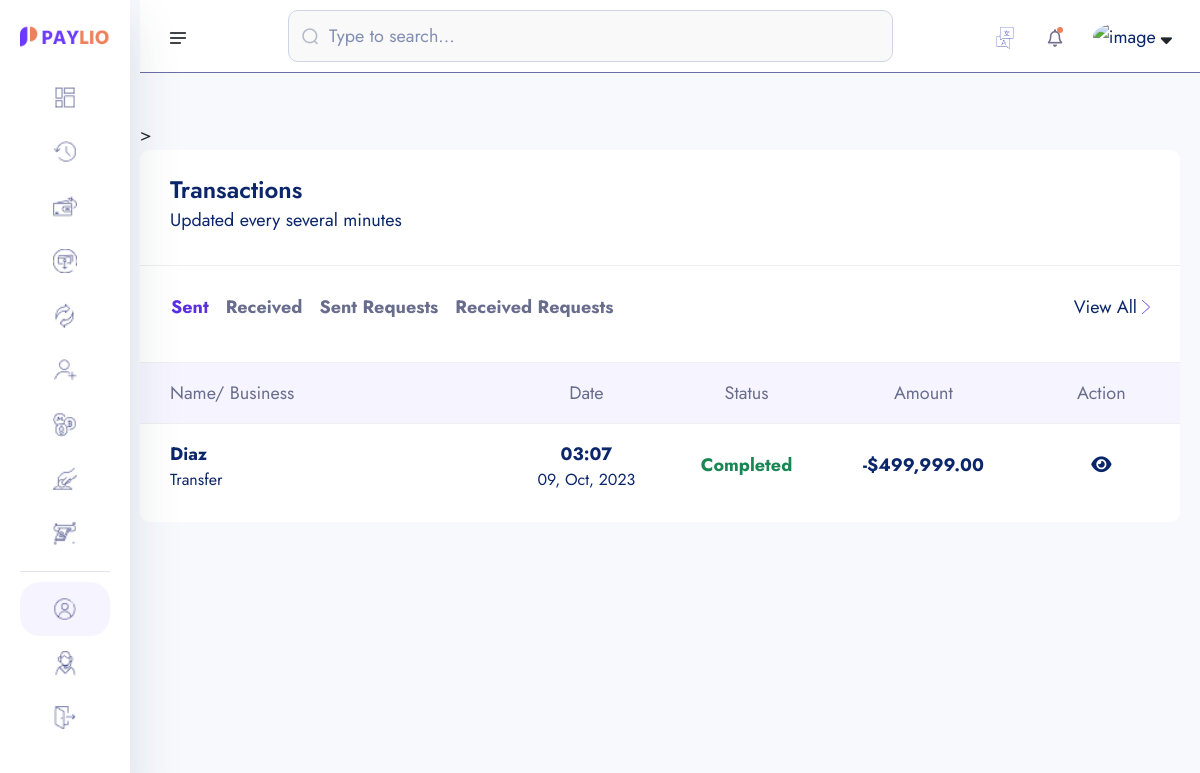
The app's page /transactions/ (signed in) with its own data.
### core/models.py (models this page shows, shortened)
class Transaction(models.Model):
    transaction_id = ShortUUIDField(unique=True, length=15, max_length=20, prefix="TRN")
    user = models.ForeignKey(User, on_delete=models.SET_NULL, null=True, related_name="user")
    amount = models.DecimalField(max_digits=12, decimal_places=2, default=0.00)
    description = models.CharField(max_length=1000, null=True, blank=True)
    reciever = models.ForeignKey(User, on_delete=models.SET_NULL, null=True, related_name="reciever")
    sender = models.ForeignKey(User, on_delete=models.SET_NULL, null=True, related_name="sender")
    reciever_account = models.ForeignKey(Account, on_delete=models.SET_NULL, null=True, related_name="reciever_account")
    sender_account = models.ForeignKey(Account, on_delete=models.SET_NULL, null=True, related_name="sender_account")
    status = models.CharField(choices=TRANSACTION_STATUS, max_length=100, default="pending")
    transaction_type = models.CharField(choices=TRANSACTION_TYPE, max_length=100, default="none")
    date = models.DateTimeField(auto_now_add=True)
    updated = models.DateTimeField(auto_now_add=False, null=True, blank=True)

### userauths/models.py (models this page shows, shortened)
class User(AbstractUser):
    username = models.CharField(max_length=100)
    email = models.EmailField(unique=True)
    is_staff = models.BooleanField(default=False)
    is_superuser = models.BooleanField(default=False)
    USERNAME_FIELD = 'email'
    REQUIRED_FIELDS = ['username']

### account/models.py (models this page shows, shortened)
class KYC(models.Model):
    id = models.UUIDField(primary_key=True, unique=True, default=uuid.uuid4, editable=False)
    user =  models.OneToOneField(User, on_delete=models.CASCADE)
    account =  models.OneToOneField(Account, on_delete=models.CASCADE, null=True, blank=True)
    full_name = models.CharField(max_length=1000)
    image = models.ImageField(upload_to="kyc", default="default.jpg")
    marrital_status = models.CharField(choices=MARITAL_STATUS, max_length=40)
    gender = models.CharField(choices=GENDER, max_length=40)
    identity_type = models.CharField(choices=IDENTITY_TYPE, max_length=140)
    identity_image = models.ImageField(upload_to="kyc", null=True, blank=True)
    date_of_birth = models.DateTimeField(auto_now_add=False)
    signature = models.ImageField(upload_to="kyc")
    nationality = models.CharField(max_length=100, null=True, blank=True)
    country = models.CharField(max_length=100)
    state = models.CharField(max_length=100)
    city = models.CharField(max_length=100)
    mobile = models.CharField(max_length=1000)
    fax = models.CharField(max_length=1000)
    date = models.DateTimeField(auto_now_add=True)

### core/transaction.py (the view)
# urls.py: path("transactions/", transaction.transaction_lists, name="transactions"),
@login_required
def transaction_lists(request):
    sender_transaction = Transaction.objects.filter(sender=request.user, transaction_type="transfer").order_by("-id")
    reciever_transaction = Transaction.objects.filter(reciever=request.user, transaction_type="transfer").order_by("-id")
    request_sender_transaction = Transaction.objects.filter(sender=request.user, transaction_type="request" )
    request_reciever_transaction = Transaction.objects.filter(reciever=request.user, transaction_type="request" )
    context = {
        "sender_transaction": sender_transaction,
        "reciever_transaction": reciever_transaction,
        "request_sender_transaction": request_sender_transaction,
        "request_reciever_transaction": request_reciever_transaction,
    }
    return render(request, "transaction/transaction-list.html", context)

### templates/transaction/transaction-list.html (shortened to what this page needs)
{% extends "partials/dashboard-base.html" %}
{% load static %}
{% load humanize %}
{% block content %}
    <section class="dashboard-section body-collapse">
        <div class="overlay pt-120">
            <div class="container-fruid">
                <div class="row">
                    <div class="col-xl-12 col-lg-12">
                        <div class="section-content">
                      >
                      <div class="transactions-area">
                        <div class="section-text">
                            <h5>Transactions</h5>
                            <p>Updated every several minutes</p>
                        </div>
                        <div class="top-area d-flex align-items-center justify-content-between">
                            <ul class="nav nav-tabs" role="tablist">
                                <li class="nav-item" role="presentation">
                                    <button class="nav-link active" id="latest-tab" data-bs-toggle="tab" data-bs-target="#latest" type="button" role="tab" aria-controls="latest" aria-selected="true">Sent</button>
                                </li>
                                <li class="nav-item" role="presentation">
                                    <button class="nav-link" id="upcoming-tab" data-bs-toggle="tab" data-bs-target="#upcoming" type="button" role="tab" aria-controls="upcoming" aria-selected="false">Received</button>
                                </li>
                                <li class="nav-item" role="presentation">
                                    <button class="nav-link" id="sender-request-tab" data-bs-toggle="tab" data-bs-target="#sender-request" type="button" role="tab" aria-controls="upcoming" aria-selected="false">Sent Requests</button>
                                </li>
                                <li class="nav-item" role="presentation">
                                    <button class="nav-link" id="reciever-request-tab" data-bs-toggle="tab" data-bs-target="#reciever-request" type="button" role="tab" aria-controls="upcoming" aria-selected="false">Received Requests</button>
                                </li>
                            </ul>
                            <div class="view-all d-flex align-items-center">
                                <a href="javascript:void(0)">View All</a>
                                <img src="{% static 'assets1/images/icon/right-arrow.png' %}" alt="icon">
                            </div>
                        </div>
                                <div class="tab-content mt-40">
                                    <div class="tab-pane fade show active" id="latest" role="tabpanel" aria-labelledby="latest-tab">
                                        <div class="table-responsive">
                                            <table class="table">
                                                <thead>
                                                    <tr>
                                                        <th scope="col">Name/ Business</th>
                                                        <th scope="col">Date</th>
                                                        <th scope="col">Status</th>
                                                        <th scope="col">Amount</th>
                                                        <th scope="col">Action</th>
                                                    </tr>
                                                </thead>
                                                <tbody>
                                                    {% for s in sender_transaction %}
                                                    <tr data-bs-toggle="modal" data-bs-target="#transactionsMod">
                                                        <th scope="row">
                                                            <p>{{s.reciever.kyc.full_name | title}}</p>
                                                            <p class="mdr">{{s.transaction_type |title}}</p>
                                                        </th>
                                                        <td>
                                                            <p>{{s.date | date:"h:i"}}</p>
                                                            <p class="mdr">{{s.date | date:"d, M, Y"}}</p>
                                                        </td>
                                                        <td>
                                                            {% if s.status == 'completed' %}
                                                                <p class="text-success">{{s.status | title}}</p>
                                                            {% endif %}
                                                        </td>
                                                        <td>
                                                            <p>-${{s.amount | intcomma}}</p>
                                                        </td>
                                                        <td>
                                                            <a href="{% url 'core:transaction-detail' s.transaction_id %}" class="" ><i class="fas fa-eye"></i></a>
                                                        </td>
                                                    </tr>
                                                    {% endfor %}
                                                </tbody>
                                            </table>
                                        </div>
                                    </div>
                                </div>
                            </div>
                        </div>
                    </div>
                </div>
            </div>
        </div>
    </section>
    {% endblock content %}

### records on screen
Transaction: reciever.kyc.full_name "Diaz", transaction_type "Transfer", date "03:07", date "09, Oct, 2023", status "Completed", amount "499,999.00"
